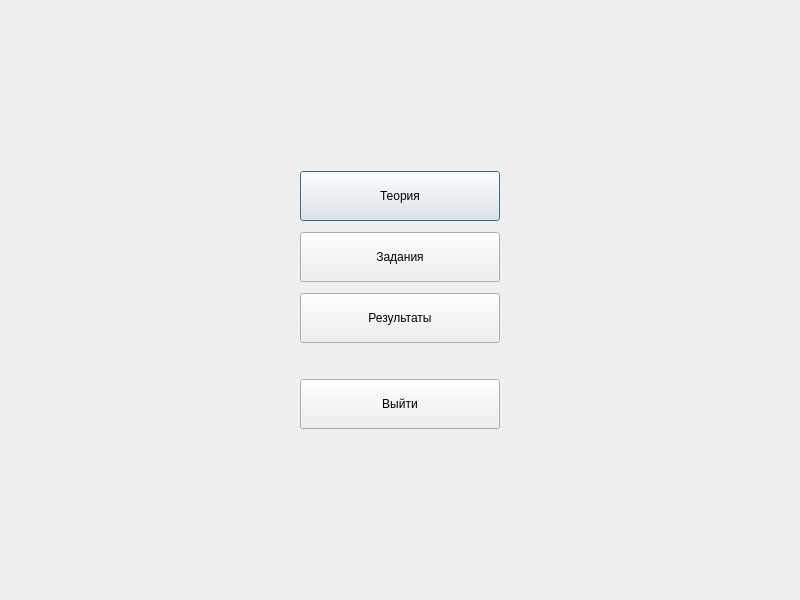
<?xml version="1.0" encoding="UTF-8"?>
<ui version="4.0">
 <class>userwindow</class>
 <widget class="QDialog" name="userwindow">
  <property name="geometry">
   <rect>
    <x>0</x>
    <y>0</y>
    <width>800</width>
    <height>600</height>
   </rect>
  </property>
  <property name="windowTitle">
   <string>Меню посетителя</string>
  </property>
  <layout class="QVBoxLayout" name="verticalLayout">
   <item alignment="Qt::AlignHCenter|Qt::AlignVCenter">
    <widget class="QWidget" name="widget" native="true">
     <layout class="QVBoxLayout" name="verticalLayout_2">
      <item>
       <widget class="QPushButton" name="pushButton">
        <property name="sizePolicy">
         <sizepolicy hsizetype="Fixed" vsizetype="Fixed">
          <horstretch>0</horstretch>
          <verstretch>0</verstretch>
         </sizepolicy>
        </property>
        <property name="minimumSize">
         <size>
          <width>200</width>
          <height>50</height>
         </size>
        </property>
        <property name="text">
         <string>Теория</string>
        </property>
       </widget>
      </item>
      <item>
       <spacer name="verticalSpacer">
        <property name="orientation">
         <enum>Qt::Vertical</enum>
        </property>
        <property name="sizeType">
         <enum>QSizePolicy::Fixed</enum>
        </property>
        <property name="sizeHint" stdset="0">
         <size>
          <width>20</width>
          <height>5</height>
         </size>
        </property>
       </spacer>
      </item>
      <item>
       <widget class="QPushButton" name="pushButton_2">
        <property name="sizePolicy">
         <sizepolicy hsizetype="Fixed" vsizetype="Fixed">
          <horstretch>0</horstretch>
          <verstretch>0</verstretch>
         </sizepolicy>
        </property>
        <property name="minimumSize">
         <size>
          <width>200</width>
          <height>50</height>
         </size>
        </property>
        <property name="text">
         <string>Задания</string>
        </property>
       </widget>
      </item>
      <item>
       <spacer name="verticalSpacer_2">
        <property name="orientation">
         <enum>Qt::Vertical</enum>
        </property>
        <property name="sizeType">
         <enum>QSizePolicy::Fixed</enum>
        </property>
        <property name="sizeHint" stdset="0">
         <size>
          <width>20</width>
          <height>5</height>
         </size>
        </property>
       </spacer>
      </item>
      <item>
       <widget class="QPushButton" name="pushButton_4">
        <property name="sizePolicy">
         <sizepolicy hsizetype="Fixed" vsizetype="Fixed">
          <horstretch>0</horstretch>
          <verstretch>0</verstretch>
         </sizepolicy>
        </property>
        <property name="minimumSize">
         <size>
          <width>200</width>
          <height>50</height>
         </size>
        </property>
        <property name="text">
         <string>Результаты</string>
        </property>
       </widget>
      </item>
      <item>
       <spacer name="verticalSpacer_3">
        <property name="orientation">
         <enum>Qt::Vertical</enum>
        </property>
        <property name="sizeType">
         <enum>QSizePolicy::Fixed</enum>
        </property>
        <property name="sizeHint" stdset="0">
         <size>
          <width>20</width>
          <height>30</height>
         </size>
        </property>
       </spacer>
      </item>
      <item>
       <widget class="QPushButton" name="pushButton_3">
        <property name="sizePolicy">
         <sizepolicy hsizetype="Fixed" vsizetype="Fixed">
          <horstretch>0</horstretch>
          <verstretch>0</verstretch>
         </sizepolicy>
        </property>
        <property name="minimumSize">
         <size>
          <width>200</width>
          <height>50</height>
         </size>
        </property>
        <property name="text">
         <string>Выйти</string>
        </property>
       </widget>
      </item>
     </layout>
    </widget>
   </item>
  </layout>
 </widget>
 <resources/>
 <connections/>
</ui>
